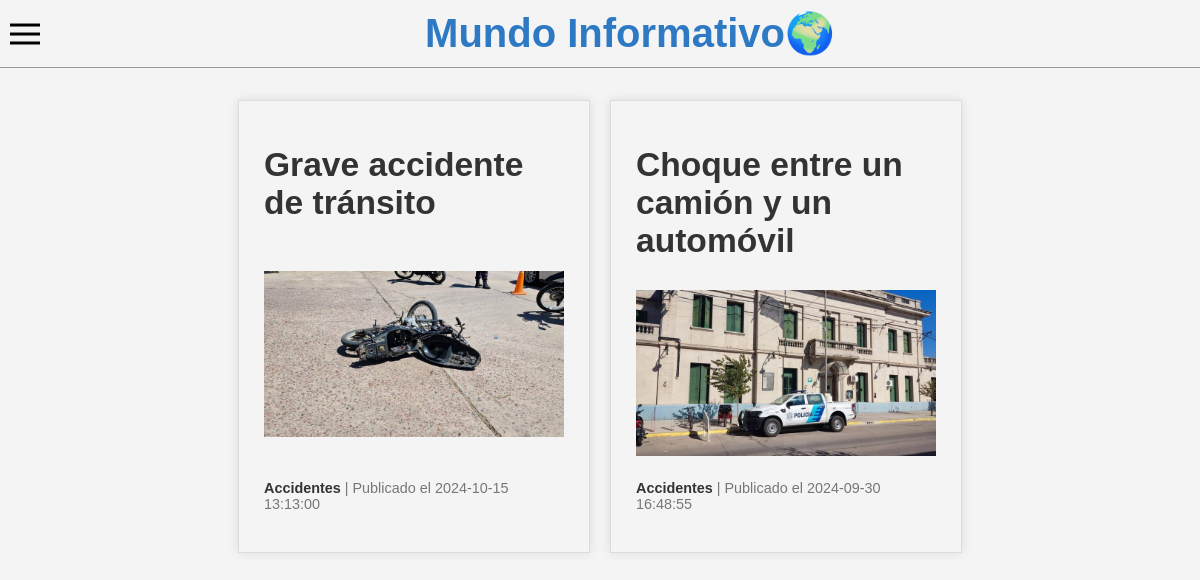
/index.php?categoria=4, run on the app's committed database.
### tables this page shows
CREATE TABLE `noticias` (
  `id` int(11) NOT NULL,
  `titulo` varchar(255) NOT NULL,
  `descripcion` varchar(255) NOT NULL,
  `texto` text NOT NULL,
  `fecha` datetime NOT NULL,
  `imagen` varchar(255) NOT NULL,
  `id_usuario` int(11) NOT NULL,
  `id_categoria` int(11) NOT NULL
);

CREATE TABLE `categorias` (
  `id` int(11) NOT NULL,
  `nombre` varchar(255) NOT NULL,
  `id_usuario` int(11) NOT NULL
);

### index.php (the view, shortened to what this page needs)
<?php
require_once("panel/includes/db.php");
$categoria_id = isset($_GET['categoria']) ? $_GET['categoria'] : "";
if ($categoria_id) {
	$stmt = $conx->prepare("SELECT N.*, C.nombre as categoria FROM noticias N INNER JOIN categorias C ON(C.id = N.id_categoria) WHERE N.id_categoria = ? ORDER BY N.fecha DESC");
    $stmt->bind_param("i", $categoria_id);
} else {
	$stmt = $conx->prepare("SELECT N.*, C.nombre as categoria FROM noticias N INNER JOIN categorias C ON(C.id = N.id_categoria) order by fecha desc");
}
$stmt->execute();
$resultadoSTMT = $stmt->get_result();
$nuestroResultado = [];
while ($fila = $resultadoSTMT->fetch_object()) {
	$nuestroResultado[] = $fila;
}
?>
<!DOCTYPE html>
<html>
<head>
	<link rel="stylesheet" type="text/css" href="panel/css/web.css">
</head>
<body>
<?php require_once("menuFrontend.php"); ?>
<div class="container">
	<?php if (empty($nuestroResultado)) { ?>
        <p>No hay noticias disponibles para esta categoría.</p>
    <?php } else { ?>
		<?php foreach ($nuestroResultado as $fila) { ?>
			<section>
				<h2><a href="detalle.php?id=<?php echo $fila->id ?>"><?php echo $fila->titulo ?></a></h2>
				<a href="detalle.php?id=<?php echo $fila->id ?>"><img src="panel/<?php echo $fila->imagen ?>" width="300"></a>
				<p><span><?php echo $fila->categoria ?></span> | Publicado el <?php echo $fila->fecha ?></p>
			</section>
		<?php } ?>
	<?php } ?>
</div>
</body>
</html>

### panel/css/web.css (style rules this page uses)
body { font-family: Arial, sans-serif; margin: 0; padding: 0; background-color: #f4f4f4; }
.container { display: flex; flex-wrap: wrap; justify-content: center; gap: 20px; padding-top: 100px; }
section { background-color: #f4f4f4; padding: 25px; width: 300px; border: 1px solid #ddd; box-shadow: 0 0 10px rgba(0, 0, 0, 0.1); display: flex; flex-direction: column; justify-content: space-between; }
section h2 a { font-size: 1.4em; color: #333; text-decoration: none; }
section img { max-width: 100%; height: auto; margin: 10px 0; }
section p { color: #777; font-size: 0.9em; margin-top: 10px; }
section p span { color: #333; font-weight: bold; }

### data on the page
noticias: titulo "Grave accidente de tránsito", imagen (picture), id_categoria.nombre "Accidentes", fecha "2024-10-15 13:13:00"
noticias: titulo "Choque entre un camión y un automóvil", imagen (picture), id_categoria.nombre "Accidentes", fecha "2024-09-30 16:48:55"
